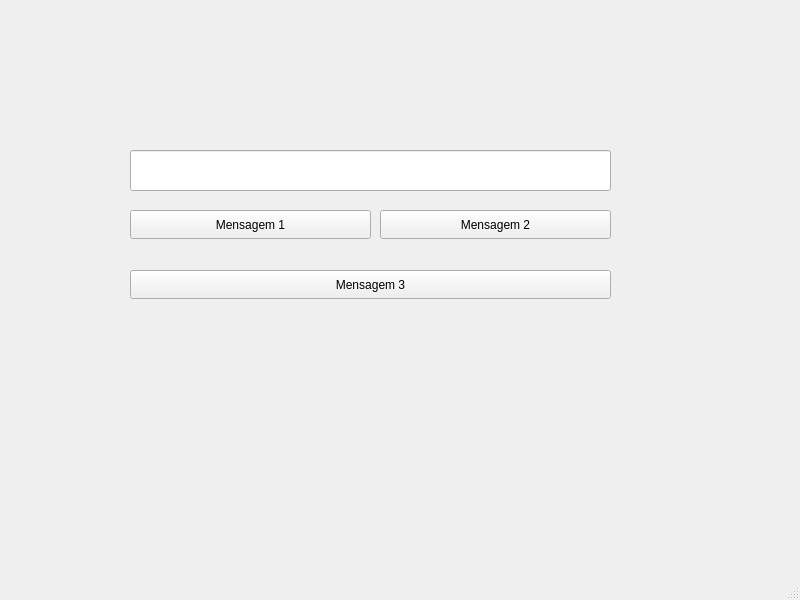
<?xml version="1.0" encoding="UTF-8"?>
<ui version="4.0">
 <class>MainWindow</class>
 <widget class="QMainWindow" name="MainWindow">
  <property name="geometry">
   <rect>
    <x>0</x>
    <y>0</y>
    <width>800</width>
    <height>600</height>
   </rect>
  </property>
  <property name="windowTitle">
   <string>MainWindow</string>
  </property>
  <widget class="QWidget" name="centralwidget">
   <widget class="QLineEdit" name="txtMensagem">
    <property name="geometry">
     <rect>
      <x>130</x>
      <y>150</y>
      <width>481</width>
      <height>41</height>
     </rect>
    </property>
    <property name="font">
     <font>
      <pointsize>16</pointsize>
     </font>
    </property>
   </widget>
   <widget class="QPushButton" name="btnMensagem1">
    <property name="geometry">
     <rect>
      <x>130</x>
      <y>210</y>
      <width>241</width>
      <height>29</height>
     </rect>
    </property>
    <property name="text">
     <string>Mensagem 1</string>
    </property>
   </widget>
   <widget class="QPushButton" name="btnMensagem2">
    <property name="geometry">
     <rect>
      <x>380</x>
      <y>210</y>
      <width>231</width>
      <height>29</height>
     </rect>
    </property>
    <property name="text">
     <string>Mensagem 2</string>
    </property>
   </widget>
   <widget class="QPushButton" name="btnMensagem3">
    <property name="geometry">
     <rect>
      <x>130</x>
      <y>270</y>
      <width>481</width>
      <height>29</height>
     </rect>
    </property>
    <property name="text">
     <string>Mensagem 3</string>
    </property>
   </widget>
  </widget>
  <widget class="QMenuBar" name="menubar">
   <property name="geometry">
    <rect>
     <x>0</x>
     <y>0</y>
     <width>800</width>
     <height>26</height>
    </rect>
   </property>
  </widget>
  <widget class="QStatusBar" name="statusbar"/>
 </widget>
 <resources/>
 <connections/>
</ui>
